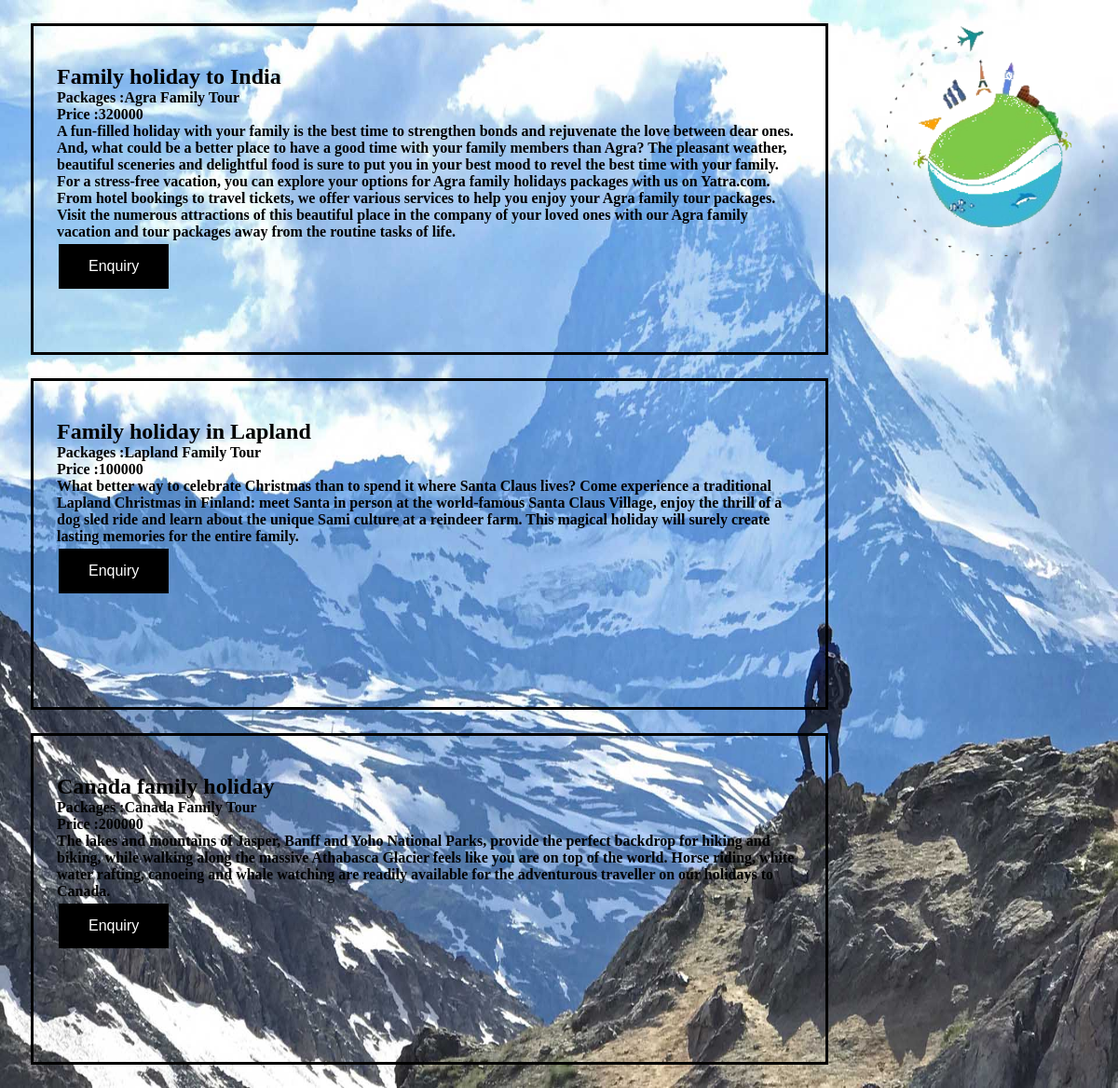
Screenshot of /accounts/familytour/ with the database file from the repository.
### accounts/models.py (models this page shows)
class Packagess(models.Model):
	category = models.ForeignKey(Category,on_delete=models.CASCADE)
	real_category=models.CharField(max_length=50)
	subcategory = models.CharField(max_length=200)
	packages = models.CharField(max_length=200)
	price = models.PositiveIntegerField()
	information = models.TextField()

### accounts/views.py (the view)
# urls.py: path('familytour/',views.familytour , name = "familytour"),
def familytour(request):
	categoryf= Packagess.objects.filter(real_category='Family Tours')
	return render(request,'familytour.html',{'categoryf': categoryf})

### templates/familytour.html (shortened to what this page needs)
{% extends 'cat_template.html' %}
{% block content %}
	{% for post in categoryf %}
	<div>
		<p ><font color="	#A04000	" size="+2"><b>{{ post.subcategory }}<b><br></font>
			<font color="#A04000">Packages :</font>{{ post.packages }} </br>
			<font color="#008080">Price :</font>{{ post.price }}</br>
			<font color="#A04000"></font>{{ post.information }}</br>
			<a href = "{% url 'app_new' %}" ><button class="button"  >Enquiry</button></a>
	</div>
	{% endfor %}
{% endblock %}

### templates/cat_template.html (shortened to what this page needs)
{% load static %}
<!DOCTYPE html>
<html>
<link rel="stylesheet" href="{% static 'cat.css' %}">
<body style = "background-image: url('{% static "images/m2.jpg" %}');background-repeat: no-repeat;
	background-size: 100% 100%;
	background-position: cover;
	opacity: 1;">
<img align = "right" src = "{% static 'images/translogo.png' %}" style="width:250px;height:250px;"></img>
	<main>
    {% block content %}
    {% endblock %}
  </main>
</body>
</html>

### accounts/static/cat.css (style rules this page uses)
div { width: 800px; border: 3px solid blue; border-color: black; padding: 25px; margin: 25px; height: 300px; }
font { color: black; }
.button { background-color: black; border: none; color: white; padding: 15px 32px; text-align: center; text-decoration: none; display: inline-block; font-size: 16px; margin: 4px 2px; cursor: pointer; background-color: black; }

### rows the page displays
Packagess: subcategory "Family holiday to India", packages "Agra Family Tour", price "320000", information "A fun-filled holiday with your family is the best time to strengthen bonds and rejuvenate the love between dear ones. And, what could be a better place to have a good time with your family members than Agra? The pleasant weather, beautiful sceneries and delightful food is sure to put you in your best mood to revel the best time with your family. For a stress-free vacation, you can explore your options for Agra family holidays packages with us on Yatra.com. From hotel bookings to travel tickets, we offer various services to help you enjoy your Agra family tour packages. Visit the numerous attractions of this beautiful place in the company of your loved ones with our Agra family vacation and…"
Packagess: subcategory "Family holiday in Lapland", packages "Lapland Family Tour", price "100000", information "What better way to celebrate Christmas than to spend it where Santa Claus lives? Come experience a traditional Lapland Christmas in Finland: meet Santa in person at the world-famous Santa Claus Village, enjoy the thrill of a dog sled ride and learn about the unique Sami culture at a reindeer farm. This magical holiday will surely create lasting memories for the entire family."
Packagess: subcategory "Canada family holiday", packages "Canada Family Tour", price "200000", information "The lakes and mountains of Jasper, Banff and Yoho National Parks, provide the perfect backdrop for hiking and biking, while walking along the massive Athabasca Glacier feels like you are on top of the world. Horse riding, white water rafting, canoeing and whale watching are readily available for the adventurous traveller on our holidays to Canada."
